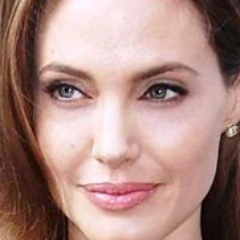
#> input picture dataset/Angelina Jolie/005_582c121a.jpg, 240 x 240 px; its folder holds only this picture in this run
$ python sim.py
#> lines starting #> are read from the running program, lines starting #| are printed output that depends on the picture
import os
import numpy as np
import matplotlib.pyplot as plt
from PIL import Image
import cv2
from sklearn.model_selection import train_test_split
from sklearn.neighbors import KNeighborsClassifier
from sklearn.metrics import accuracy_score, confusion_matrix, roc_curve, auc
import logging

# Make the output pretty
logging.basicConfig(level=logging.INFO, format='%(asctime)s - %(levelname)s - %(message)s')
logger = logging.getLogger(__name__)

# [143 lines left out: functions pca_svd, lda_fisher, get_lbp_value, lbph, not called in this run]

def load_dataset(dataset_dir, scan_dir):
    # Load training data
#> called with dataset_dir = './dataset', scan_dir = './scans'
    X_train = []
    y_train = []
    person_names = []

    logger.info(f"Loading training images from {dataset_dir}")

    for person_folder in os.listdir(dataset_dir):
        person_path = os.path.join(dataset_dir, person_folder)
        if os.path.isdir(person_path):
            person_names.append(person_folder)
            person_id = len(person_names) - 1
            logger.info(f"Loading images for {person_folder} (ID: {person_id})")

            image_count = 0
            for img_file in os.listdir(person_path):
                if img_file.lower().endswith(('.jpg', '.jpeg', '.png')):
                    img_path = os.path.join(person_path, img_file)
                    try:
                        # Load image and convert to grayscale if needed
                        img = cv2.imread(img_path)
#> img is the input picture: shape (240, 240, 3); mean B, G, R 131.3, 138.2, 172.6
                        if img is None:
                            logger.warning(f"Failed to load image: {img_path}")
                            continue

                        gray_img = cv2.cvtColor(img, cv2.COLOR_BGR2GRAY) if len(img.shape) > 2 else img
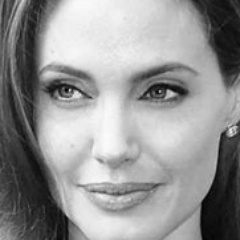
#> gray_img: shape (240, 240); min 1, max 251, mean 147.7
                        resized_img = cv2.resize(gray_img, (64, 64))  # Standard size
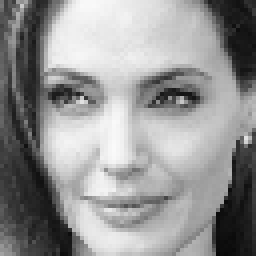
#> resized_img: shape (64, 64) (shown 4 times larger); min 6, max 250, mean 147.6

                        X_train.append(resized_img.flatten())
                        y_train.append(person_id)
                        image_count += 1
                    except Exception as e:
                        logger.error(f"Error processing image {img_path}: {str(e)}")

            logger.info(f"  Loaded {image_count} images for {person_folder}")
#> pass 2 of the loop in load_dataset, `for person_folder in os.listdir(dataset_dir):`:
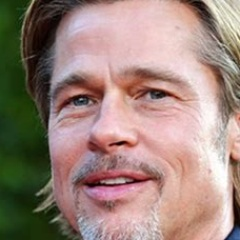
#> input picture dataset/Brad Pitt/013_0c83ca91.jpg, 240 x 240 px
#> in load_dataset, img is the input picture: shape (240, 240, 3); mean B, G, R 123.8, 133.3, 157.2
#> in load_dataset, `gray_img = cv2.cvtColor(img, cv2.COLOR_BGR2GRAY) if len(img.shape) > 2..`:
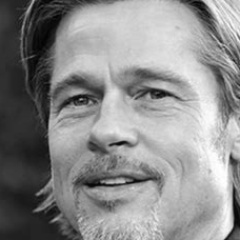
#> gray_img: shape (240, 240); min 3, max 255, mean 139.3
#> in load_dataset, `resized_img = cv2.resize(gray_img, (64, 64))`:
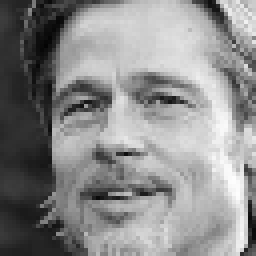
#> resized_img: shape (64, 64) (shown 4 times larger); min 4, max 253, mean 139.1

    if not X_train:
        logger.error("No training images were found!")
        return None, None, None, None, None

    # Load test images
    X_test = []
    y_test = []

    logger.info(f"Loading test images from {scan_dir}")

#> (the run stopped early here; a loop or call above may not have finished)
